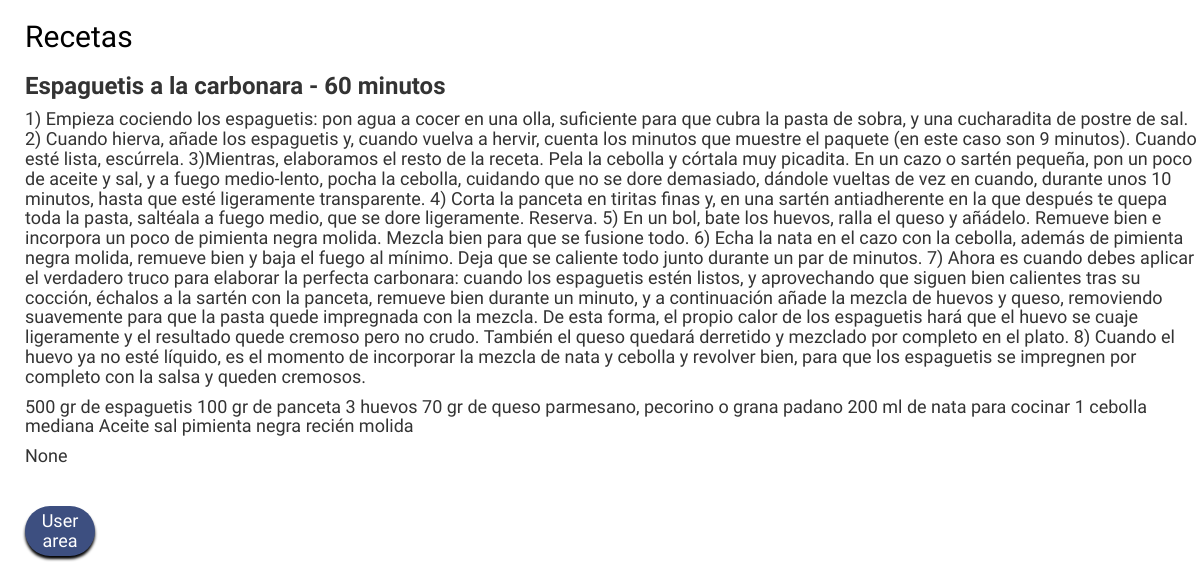
Page /verRecetas/18 on the committed database.
### RecipesAndFun/models.py (models this page shows, shortened)
class receta(models.Model):
    nombre_receta= models.CharField(max_length=100)
    ingredientes= models.TextField(help_text='Escribe los ingredientes')
    preparacion= models.TextField(help_text='Preparación y pasos a seguir')
    tiempo_preparacion= models.IntegerField(help_text='Minutos para realizar la receta',default=60)
    receta_privada = models.BooleanField(default=False)
    review= models.CharField(help_text='Espacio para comentarios', max_length=1000, null=True,blank=True)
    rating= models.IntegerField
    fecha_publicacion= models.DateTimeField(blank=True, null=True)
    autor= models.ForeignKey(User, on_delete=models.CASCADE)

### RecipesAndFun/views.py (the view)
class RecipeDetail(DetailView):
    model = receta
    template_name = 'verReceta.html'
    def get_context_data(self, **kwargs):
        context = super(RecipeDetail, self).get_context_data(**kwargs)
        return context

### templates/verReceta.html (shortened to what this page needs)
{% load static %}
<head>
    <link rel="stylesheet" href="//maxcdn.bootstrapcdn.com/bootstrap/3.2.0/css/bootstrap.min.css">
    <link rel="stylesheet" href="//maxcdn.bootstrapcdn.com/bootstrap/3.2.0/css/bootstrap-theme.min.css">
    <link rel="stylesheet" href="{% static 'css/recipesandfun.css' %}">
    <h2>Recetas</h2>
</head>
<body>
    <div>
        <h3>{{ receta.nombre_receta }} - {{ receta.tiempo_preparacion }} minutos</h3>
        <h4>{{ receta.ingredientes }}</h4>
        <h4>{{ receta.preparacion }}</h4>
        <h4>{{ receta.review }}</h4>
    </div>
<br>
    <h4><a href="/welcome"class="button">User area </a></h4>
</body>

### static/css/recipesandfun.css (style rules this page uses)
h1, h2 { color: #000000; font-family: 'Lobster'; }
h3 { font-family: 'Abel', sans-serif; font-weight: bold; }
h4,h5 { font-family: 'Abel', sans-serif; }
a { color: #3d4f80; }
.button { background: #3d4f80; display: inline-block; font-family: 'Abel', sans-serif; width: 70px; margin:0px; padding:5px 0px; text-align: center; color: #FFFFFF; box-shadow: 0px 3px 3px #000000; border-radius: 50px; }
body { padding-left: 25px; background: url("https://venngage-wordpress.s3.amazonaws.com/uploads/2018/11/15-Presentation-Background-Examples16.jpeg"); background-attachment: fixed; }

### rows in the picture
receta: nombre_receta "Espaguetis a la carbonara", tiempo_preparacion "60", ingredientes "1) Empieza cociendo los espaguetis: pon agua a cocer en una olla, suficiente para que cubra la pasta de sobra, y una cucharadita de postre de sal. 2) Cuando hierva, añade los espaguetis y, cuando vuelva a hervir, cuenta los minutos que muestre el paquete (en este caso son 9 minutos). Cuando esté lista, escúrrela. 3)Mientras, elaboramos el resto de la receta. Pela la cebolla y córtala muy picadita. En un cazo o sartén pequeña, pon un poco de aceite y sal, y a fuego medio-lento, pocha la cebolla, cuidando que no se dore demasiado, dándole vueltas de vez en cuando, durante unos 10 minutos, hasta que esté ligeramente transparente. 4) Corta la panceta en tiritas finas y, en una sartén…", preparacion "500 gr de espaguetis 100 gr de panceta 3 huevos 70 gr de queso parmesano, pecorino o grana padano 200 ml de nata para cocinar 1 cebolla mediana Aceite sal pimienta negra recién molida", review "None"
